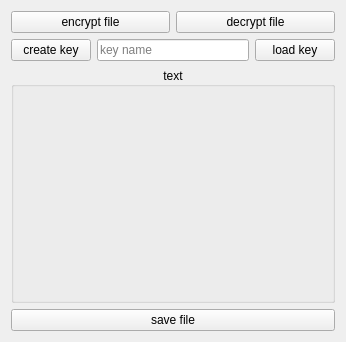
<?xml version="1.0" encoding="UTF-8"?>
<ui version="4.0">
 <class>Form</class>
 <widget class="QWidget" name="Form">
  <property name="geometry">
   <rect>
    <x>0</x>
    <y>0</y>
    <width>346</width>
    <height>342</height>
   </rect>
  </property>
  <property name="palette">
   <palette>
    <active>
     <colorrole role="WindowText">
      <brush brushstyle="SolidPattern">
       <color alpha="255">
        <red>0</red>
        <green>0</green>
        <blue>0</blue>
       </color>
      </brush>
     </colorrole>
     <colorrole role="Button">
      <brush brushstyle="SolidPattern">
       <color alpha="255">
        <red>218</red>
        <green>235</green>
        <blue>239</blue>
       </color>
      </brush>
     </colorrole>
     <colorrole role="Light">
      <brush brushstyle="SolidPattern">
       <color alpha="255">
        <red>255</red>
        <green>255</green>
        <blue>255</blue>
       </color>
      </brush>
     </colorrole>
     <colorrole role="Midlight">
      <brush brushstyle="SolidPattern">
       <color alpha="255">
        <red>236</red>
        <green>245</green>
        <blue>247</blue>
       </color>
      </brush>
     </colorrole>
     <colorrole role="Dark">
      <brush brushstyle="SolidPattern">
       <color alpha="255">
        <red>109</red>
        <green>117</green>
        <blue>119</blue>
       </color>
      </brush>
     </colorrole>
     <colorrole role="Mid">
      <brush brushstyle="SolidPattern">
       <color alpha="255">
        <red>145</red>
        <green>157</green>
        <blue>159</blue>
       </color>
      </brush>
     </colorrole>
     <colorrole role="Text">
      <brush brushstyle="SolidPattern">
       <color alpha="255">
        <red>0</red>
        <green>0</green>
        <blue>0</blue>
       </color>
      </brush>
     </colorrole>
     <colorrole role="BrightText">
      <brush brushstyle="SolidPattern">
       <color alpha="255">
        <red>255</red>
        <green>255</green>
        <blue>255</blue>
       </color>
      </brush>
     </colorrole>
     <colorrole role="ButtonText">
      <brush brushstyle="SolidPattern">
       <color alpha="255">
        <red>0</red>
        <green>0</green>
        <blue>0</blue>
       </color>
      </brush>
     </colorrole>
     <colorrole role="Base">
      <brush brushstyle="SolidPattern">
       <color alpha="255">
        <red>255</red>
        <green>255</green>
        <blue>255</blue>
       </color>
      </brush>
     </colorrole>
     <colorrole role="Window">
      <brush brushstyle="SolidPattern">
       <color alpha="255">
        <red>218</red>
        <green>235</green>
        <blue>239</blue>
       </color>
      </brush>
     </colorrole>
     <colorrole role="Shadow">
      <brush brushstyle="SolidPattern">
       <color alpha="255">
        <red>0</red>
        <green>0</green>
        <blue>0</blue>
       </color>
      </brush>
     </colorrole>
     <colorrole role="AlternateBase">
      <brush brushstyle="SolidPattern">
       <color alpha="255">
        <red>236</red>
        <green>245</green>
        <blue>247</blue>
       </color>
      </brush>
     </colorrole>
     <colorrole role="ToolTipBase">
      <brush brushstyle="SolidPattern">
       <color alpha="255">
        <red>255</red>
        <green>255</green>
        <blue>220</blue>
       </color>
      </brush>
     </colorrole>
     <colorrole role="ToolTipText">
      <brush brushstyle="SolidPattern">
       <color alpha="255">
        <red>0</red>
        <green>0</green>
        <blue>0</blue>
       </color>
      </brush>
     </colorrole>
    </active>
    <inactive>
     <colorrole role="WindowText">
      <brush brushstyle="SolidPattern">
       <color alpha="255">
        <red>0</red>
        <green>0</green>
        <blue>0</blue>
       </color>
      </brush>
     </colorrole>
     <colorrole role="Button">
      <brush brushstyle="SolidPattern">
       <color alpha="255">
        <red>239</red>
        <green>239</green>
        <blue>239</blue>
       </color>
      </brush>
     </colorrole>
     <colorrole role="Light">
      <brush brushstyle="SolidPattern">
       <color alpha="255">
        <red>255</red>
        <green>255</green>
        <blue>255</blue>
       </color>
      </brush>
     </colorrole>
     <colorrole role="Midlight">
      <brush brushstyle="SolidPattern">
       <color alpha="255">
        <red>202</red>
        <green>202</green>
        <blue>202</blue>
       </color>
      </brush>
     </colorrole>
     <colorrole role="Dark">
      <brush brushstyle="SolidPattern">
       <color alpha="255">
        <red>159</red>
        <green>159</green>
        <blue>159</blue>
       </color>
      </brush>
     </colorrole>
     <colorrole role="Mid">
      <brush brushstyle="SolidPattern">
       <color alpha="255">
        <red>184</red>
        <green>184</green>
        <blue>184</blue>
       </color>
      </brush>
     </colorrole>
     <colorrole role="Text">
      <brush brushstyle="SolidPattern">
       <color alpha="255">
        <red>0</red>
        <green>0</green>
        <blue>0</blue>
       </color>
      </brush>
     </colorrole>
     <colorrole role="BrightText">
      <brush brushstyle="SolidPattern">
       <color alpha="255">
        <red>255</red>
        <green>255</green>
        <blue>255</blue>
       </color>
      </brush>
     </colorrole>
     <colorrole role="ButtonText">
      <brush brushstyle="SolidPattern">
       <color alpha="255">
        <red>0</red>
        <green>0</green>
        <blue>0</blue>
       </color>
      </brush>
     </colorrole>
     <colorrole role="Base">
      <brush brushstyle="SolidPattern">
       <color alpha="255">
        <red>255</red>
        <green>255</green>
        <blue>255</blue>
       </color>
      </brush>
     </colorrole>
     <colorrole role="Window">
      <brush brushstyle="SolidPattern">
       <color alpha="255">
        <red>239</red>
        <green>239</green>
        <blue>239</blue>
       </color>
      </brush>
     </colorrole>
     <colorrole role="Shadow">
      <brush brushstyle="SolidPattern">
       <color alpha="255">
        <red>118</red>
        <green>118</green>
        <blue>118</blue>
       </color>
      </brush>
     </colorrole>
     <colorrole role="AlternateBase">
      <brush brushstyle="SolidPattern">
       <color alpha="255">
        <red>247</red>
        <green>247</green>
        <blue>247</blue>
       </color>
      </brush>
     </colorrole>
     <colorrole role="ToolTipBase">
      <brush brushstyle="SolidPattern">
       <color alpha="255">
        <red>255</red>
        <green>255</green>
        <blue>220</blue>
       </color>
      </brush>
     </colorrole>
     <colorrole role="ToolTipText">
      <brush brushstyle="SolidPattern">
       <color alpha="255">
        <red>0</red>
        <green>0</green>
        <blue>0</blue>
       </color>
      </brush>
     </colorrole>
    </inactive>
    <disabled>
     <colorrole role="WindowText">
      <brush brushstyle="SolidPattern">
       <color alpha="255">
        <red>109</red>
        <green>117</green>
        <blue>119</blue>
       </color>
      </brush>
     </colorrole>
     <colorrole role="Button">
      <brush brushstyle="SolidPattern">
       <color alpha="255">
        <red>218</red>
        <green>235</green>
        <blue>239</blue>
       </color>
      </brush>
     </colorrole>
     <colorrole role="Light">
      <brush brushstyle="SolidPattern">
       <color alpha="255">
        <red>255</red>
        <green>255</green>
        <blue>255</blue>
       </color>
      </brush>
     </colorrole>
     <colorrole role="Midlight">
      <brush brushstyle="SolidPattern">
       <color alpha="255">
        <red>236</red>
        <green>245</green>
        <blue>247</blue>
       </color>
      </brush>
     </colorrole>
     <colorrole role="Dark">
      <brush brushstyle="SolidPattern">
       <color alpha="255">
        <red>109</red>
        <green>117</green>
        <blue>119</blue>
       </color>
      </brush>
     </colorrole>
     <colorrole role="Mid">
      <brush brushstyle="SolidPattern">
       <color alpha="255">
        <red>145</red>
        <green>157</green>
        <blue>159</blue>
       </color>
      </brush>
     </colorrole>
     <colorrole role="Text">
      <brush brushstyle="SolidPattern">
       <color alpha="255">
        <red>109</red>
        <green>117</green>
        <blue>119</blue>
       </color>
      </brush>
     </colorrole>
     <colorrole role="BrightText">
      <brush brushstyle="SolidPattern">
       <color alpha="255">
        <red>255</red>
        <green>255</green>
        <blue>255</blue>
       </color>
      </brush>
     </colorrole>
     <colorrole role="ButtonText">
      <brush brushstyle="SolidPattern">
       <color alpha="255">
        <red>109</red>
        <green>117</green>
        <blue>119</blue>
       </color>
      </brush>
     </colorrole>
     <colorrole role="Base">
      <brush brushstyle="SolidPattern">
       <color alpha="255">
        <red>218</red>
        <green>235</green>
        <blue>239</blue>
       </color>
      </brush>
     </colorrole>
     <colorrole role="Window">
      <brush brushstyle="SolidPattern">
       <color alpha="255">
        <red>218</red>
        <green>235</green>
        <blue>239</blue>
       </color>
      </brush>
     </colorrole>
     <colorrole role="Shadow">
      <brush brushstyle="SolidPattern">
       <color alpha="255">
        <red>177</red>
        <green>177</green>
        <blue>177</blue>
       </color>
      </brush>
     </colorrole>
     <colorrole role="AlternateBase">
      <brush brushstyle="SolidPattern">
       <color alpha="255">
        <red>247</red>
        <green>247</green>
        <blue>247</blue>
       </color>
      </brush>
     </colorrole>
     <colorrole role="ToolTipBase">
      <brush brushstyle="SolidPattern">
       <color alpha="255">
        <red>255</red>
        <green>255</green>
        <blue>220</blue>
       </color>
      </brush>
     </colorrole>
     <colorrole role="ToolTipText">
      <brush brushstyle="SolidPattern">
       <color alpha="255">
        <red>0</red>
        <green>0</green>
        <blue>0</blue>
       </color>
      </brush>
     </colorrole>
    </disabled>
   </palette>
  </property>
  <property name="windowTitle">
   <string>Encryption</string>
  </property>
  <property name="windowIcon">
   <iconset>
    <normaloff>data-encryption.png</normaloff>data-encryption.png</iconset>
  </property>
  <property name="autoFillBackground">
   <bool>false</bool>
  </property>
  <layout class="QVBoxLayout" name="verticalLayout">
   <item>
    <layout class="QHBoxLayout" name="horizontalLayout">
     <item>
      <widget class="QPushButton" name="Button_encrypt">
       <property name="text">
        <string>encrypt file</string>
       </property>
      </widget>
     </item>
     <item>
      <widget class="QPushButton" name="Button_decrypt">
       <property name="text">
        <string>decrypt file</string>
       </property>
      </widget>
     </item>
    </layout>
   </item>
   <item>
    <layout class="QHBoxLayout" name="horizontalLayout_2">
     <item>
      <widget class="QPushButton" name="Button_create_key">
       <property name="text">
        <string>create key</string>
       </property>
      </widget>
     </item>
     <item>
      <widget class="QLineEdit" name="lineEdit">
       <property name="placeholderText">
        <string>key name</string>
       </property>
      </widget>
     </item>
     <item>
      <widget class="QPushButton" name="Button_load_key">
       <property name="text">
        <string>load key</string>
       </property>
      </widget>
     </item>
    </layout>
   </item>
   <item>
    <widget class="QGroupBox" name="groupBox">
     <property name="title">
      <string>text</string>
     </property>
     <property name="alignment">
      <set>Qt::AlignCenter</set>
     </property>
     <widget class="QLabel" name="label">
      <property name="geometry">
       <rect>
        <x>6</x>
        <y>23</y>
        <width>301</width>
        <height>211</height>
       </rect>
      </property>
      <property name="text">
       <string/>
      </property>
      <property name="alignment">
       <set>Qt::AlignLeading|Qt::AlignLeft|Qt::AlignTop</set>
      </property>
     </widget>
    </widget>
   </item>
   <item>
    <widget class="QPushButton" name="Button_save">
     <property name="text">
      <string>save file</string>
     </property>
    </widget>
   </item>
  </layout>
 </widget>
 <resources/>
 <connections/>
</ui>
